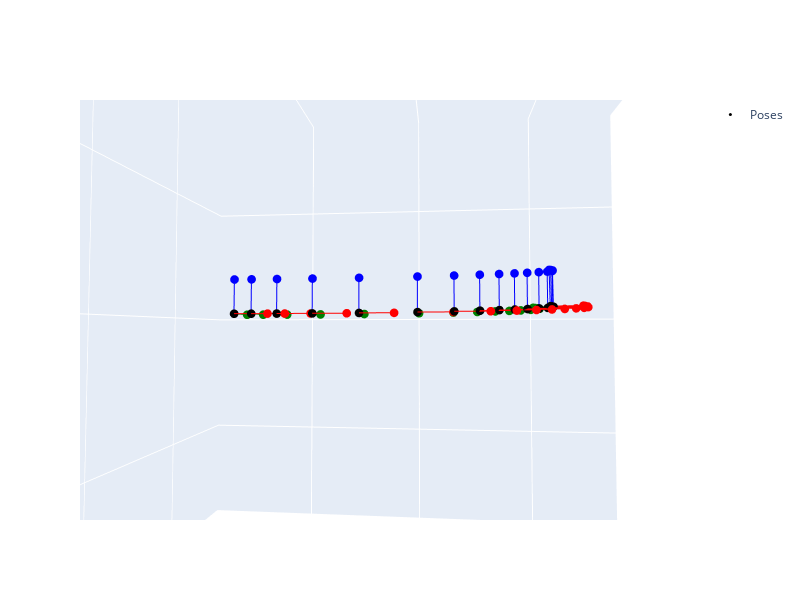

Notebook source saved alongside this figure:
### Code cell
R = rot.from_quat(soln.y[3:7, :].T).as_matrix()

f_gravity_world = np.transpose(R, [0, 2, 1]) @ np.array([[0, 0, -9.8]]).T
f_gravity_world = np.squeeze(f_gravity_world).T

fig = go.Figure()
plot_transforms(soln.y[0:3, :], soln.y[3:7, :], fig=fig)

# fig.add_trace(go.Cone(
#     x=soln.y[0, :],
#     y=soln.y[1, :],
#     z=soln.y[2, :],
#     u=f_gravity_world[0, :],
#     v=f_gravity_world[1, :],
#     w=f_gravity_world[2, :],
#     sizemode="scaled",
#     sizeref=100,
#     colorbar=dict(len=0.5)
# ))

fig.update_layout(
    scene=dict(
        aspectmode='manual',
        xaxis=dict(range=new_ranges[0, :]),
        yaxis=dict(range=new_ranges[1, :]),
        zaxis=dict(range=new_ranges[2, :])
    ),
    height=600,
    width=800,
)
